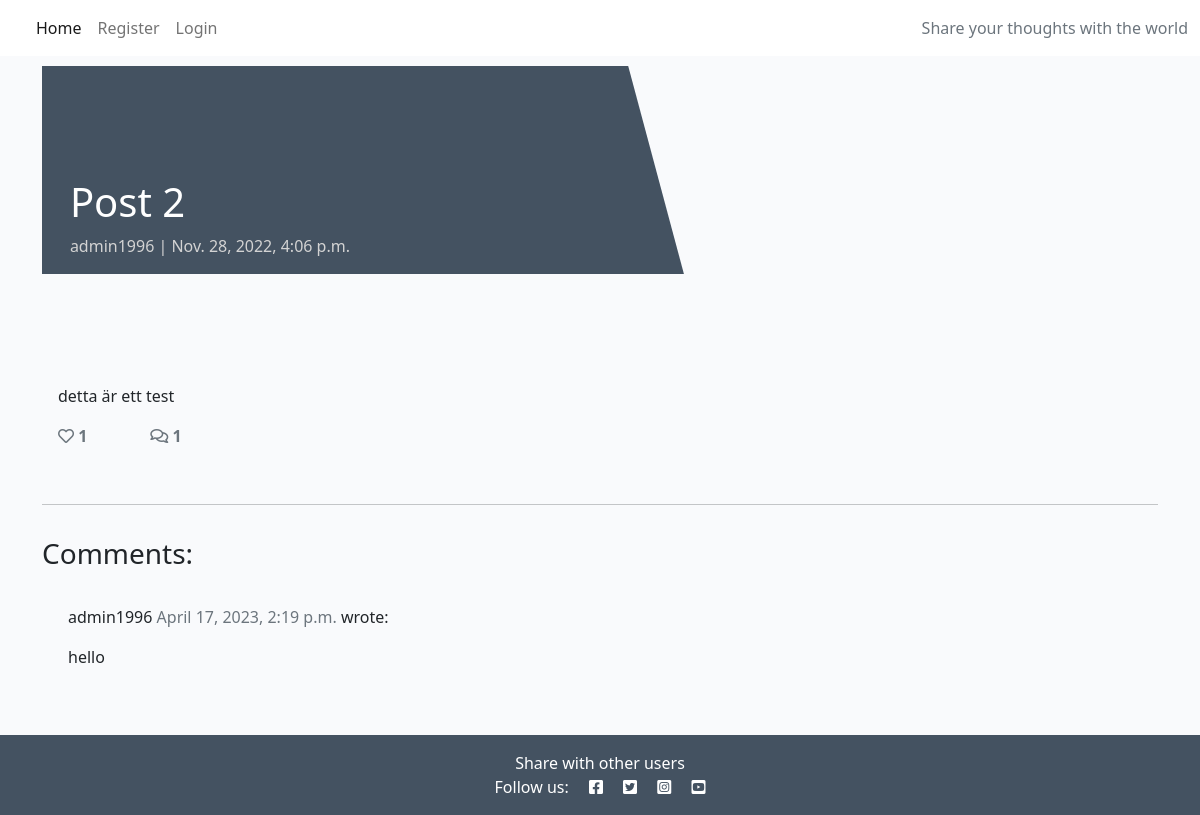
The page /post-2/ on the database its author committed.
### blog/models.py (models this page shows, shortened)
class Post(models.Model):
    title = models.CharField(max_length=200, unique=True)
    slug = models.SlugField(max_length=200, unique=True)
    author = models.ForeignKey(
        User, on_delete=models.CASCADE, related_name="blog_posts"
    )
    featured_image = CloudinaryField('image', default='placeholder')
    excerpt = models.TextField(blank=True)
    updated_on = models.DateTimeField(auto_now=True)
    content = models.TextField()
    created_on = models.DateTimeField(auto_now_add=True)
    status = models.IntegerField(choices=STATUS, default=0)
    likes = models.ManyToManyField(
        User, related_name='blogpost_like', blank=True)
    class Meta:
        ordering = ["-created_on"]
    def number_of_likes(self):
        return self.likes.count()

class Comment(models.Model):
    post = models.ForeignKey(Post, on_delete=models.CASCADE,
                             related_name="comments")
    name = models.CharField(max_length=80)
    email = models.EmailField()
    body = models.TextField()
    created_on = models.DateTimeField(auto_now_add=True)
    approved = models.BooleanField(default=False)
    class Meta:
        ordering = ["created_on"]

### blog/views.py (the view, shortened to what this page needs)
# urls.py: path('<slug:slug>/', views.PostDetail.as_view(), name='post_detail'),
class PostDetail(View):
    def get(self, request, slug, *args, **kwargs):
        queryset = Post.objects.filter(status=1)
        post = get_object_or_404(queryset, slug=slug)
        comments = post.comments.filter(approved=True).order_by("-created_on")
        liked = False
        if post.likes.filter(id=self.request.user.id).exists():
            liked = True
        return render(
            request,
            "post_detail.html",
            {
                "post": post,
                "comments": comments,
                "commented": False,
                "liked": liked,
                "comment_form": CommentForm()
            },
        )

### templates/post_detail.html (shortened to what this page needs)
{% extends 'base.html' %} {% block content %}
{% load crispy_forms_tags %}
<div class="masthead">
    <div class="container">
        <div class="row g-0">
            <div class="col-md-6 masthead-text">
                <h1 class="post-title">{{ post.title }}</h1>
                <p class="post-subtitle">{{ post.author }} | {{ post.created_on }}</p>
            </div>
            <div class="d-none d-md-block col-md-6 masthead-image">
            </div>
        </div>
    </div>
</div>
<div class="container">
    <div class="row">
        <div class="col card mb-4  mt-3 left  top">
            <div class="card-body">
                <p class="card-text ">
                    {{ post.content | safe }}
                </p>
                <div class="row">
                    <div class="col-1">
                        <strong>
                            {% if user.is_authenticated %}
                            <form class="d-inline" action="{% url 'post_like' post.slug %}" method="POST">
                                {% csrf_token %}
                                {% if liked %}
                                <button type="submit" name="blogpost_id" value="{{post.slug}}" class="btn-like"><i
                                        class="fas fa-heart"></i></button>
                                {% else %}
                                <button type="submit" name="blogpost_id" value="{{post.slug}}" class="btn-like"><i
                                        class="far fa-heart"></i></button>
                                {% endif %}
                            </form>
                            {% else %}
                            <span class="text-secondary"><i class="far fa-heart"></i></span>
                            {% endif %}
                            <span class="text-secondary">{{ post.number_of_likes }} </span>
                        </strong>
                    </div>
                    <div class="col-1">
                        {% with comments.count as total_comments %}
                        <strong class="text-secondary"><i class="far fa-comments"></i>
                            {{ total_comments }}</strong>
                        {% endwith %}
                    </div>
                </div>
            </div>
        </div>
    </div>
    <div class="row">
        <div class="col">
            <hr>
        </div>
    </div>
    <div class="row">
        <div class="col-md-8 card mb-4  mt-3 ">
            <h3>Comments:</h3>
            <div class="card-body">
                {% for comment in comments %}
                <div class="comments" style="padding: 10px;">
                    <p class="font-weight-bold">
                        {{ comment.name }}
                        <span class=" text-muted font-weight-normal">
                            {{ comment.created_on }}
                        </span> wrote:
                    </p>
                    {{ comment.body | linebreaks }}
                </div>
                {% endfor %}
            </div>
        </div>
        <div class="col-md-4 card mb-4  mt-3 ">
            <div class="card-body">
            </div>
        </div>
    </div>
</div>
{% endblock content %}

### static/css/style.css (style rules this page uses)
body { background-color: #F9FAFC; }
.main-bg { background-color: #F9FAFC; }
.card { border: none; background-color: transparent; }
.masthead { margin-top: 10px; overflow: hidden; position: relative; display: inline-block; height: 33vh; width: 100%; }
.masthead-text { background-color: #445261; color: white; position: relative; }
.masthead-image { position: relative; overflow: hidden; }
.masthead-image:after { content: ""; position: absolute; top: 0; right: 90%; height: 100%; width: 150%; background: #445261; -webkit-transform: skew(15deg); -moz-transform: skew(15deg); transform: skew(15deg); z-index: 100; }
.post-title { margin-top: 20%; margin-left: 5%; }
.post-subtitle { margin-left: 5%; color: lightgray; }

### rows shown on the page
Post: title "Post 2", author "admin1996", created_on "Nov. 28, 2022, 4:06 p.m.", content "detta är ett test", number_of_likes "1"
Comment: name "admin1996", created_on "April 17, 2023, 2:19 p.m.", body "hello"

### other values the page prints
{{ total_comments }} "1"
